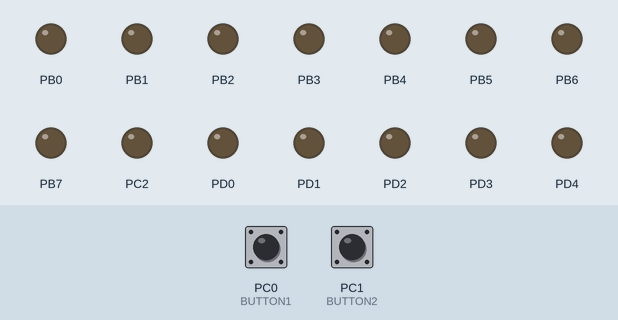
Bench run of a program on a simulated ATmega8, built with avr-gcc and emulated at 8 MHz. On the bench: output pins drawn as LEDs (lit = HIGH). Inputs (shaded band) come from the test bench; at power-on: PC0 (BUTTON1) HIGH, PC1 (BUTTON2) HIGH.

Above: at 1.2 s.
1.3 s: PC0 (BUTTON1) pulled LOW for 0.2 s
At 1.8 s:
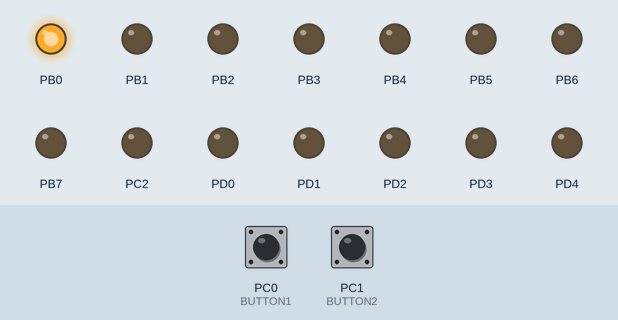
3.0 s: PC1 (BUTTON2) pulled LOW for 0.2 s
At 4.3 s:
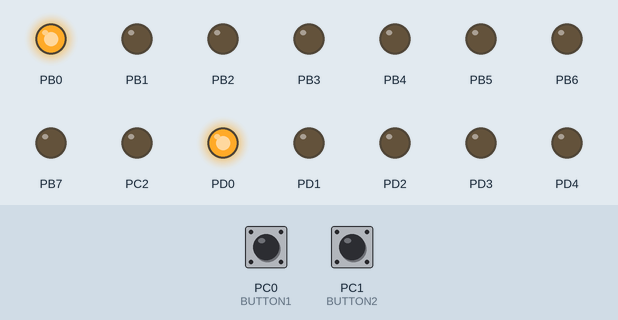
4.7 s: PC0 (BUTTON1) pulled LOW for 1 s
At 5.6 s:
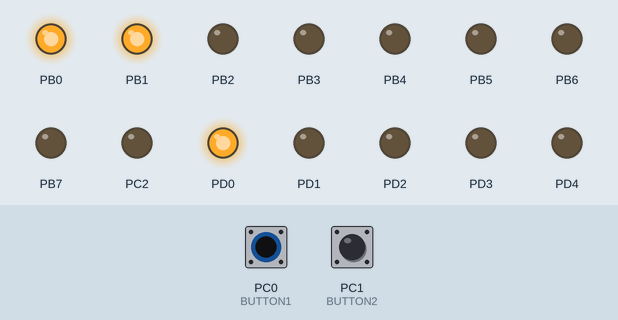
7.2 s: PC1 (BUTTON2) pulled LOW for 1 s
At 7.5 s:
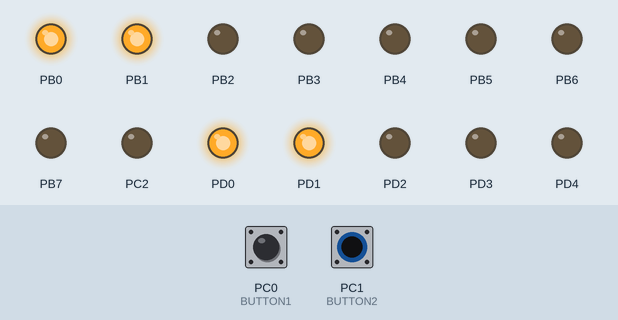
9.7 s: PC0 (BUTTON1) pulled LOW for 0.2 s
At 10.6 s:
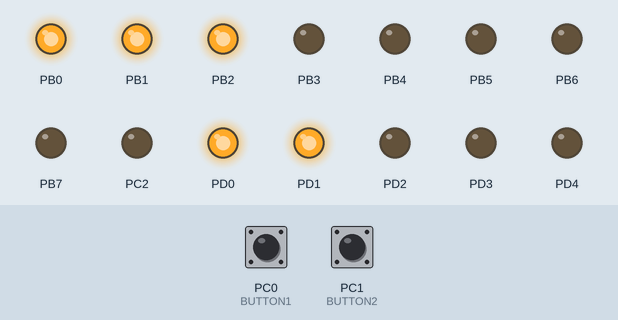
11.4 s: PC1 (BUTTON2) pulled LOW for 0.2 s
At 11.9 s:
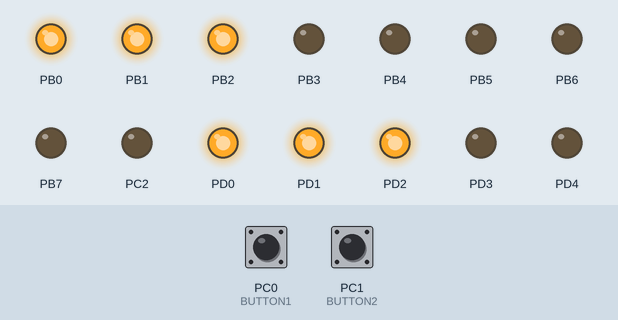
Timing chart, 0 to 14.1 s (numbered marks = the images above; inputs shaded):
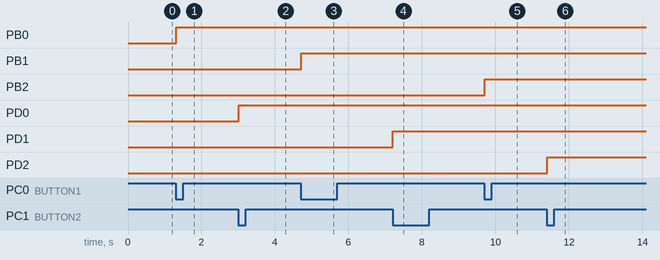

Measured:
- after the input at 1.3 s, PB0: LOW → HIGH at once
- after the input at 3.0 s, PD0: LOW → HIGH at once
- after the input at 4.7 s, PB1: LOW → HIGH at once
- after the input at 7.2 s, PD1: LOW → HIGH at once
- after the input at 9.7 s, PB2: LOW → HIGH at once
- after the input at 11.4 s, PD2: LOW → HIGH at once

The program:

main.c
```c
#ifndef F_CPU
#define F_CPU 8000000UL
#endif


#include <avr/io.h>
#include <util/delay.h>
#include <avr/sfr_defs.h>

#define BUTTON1 0 // PORT C to PIN 0
#define BUTTON2 1 // PORT C to PIN 1
#define MAX_LED_COUNT 16 // COUNT OF LEDS ON BOARD

void init_ports() {

	/************************************************************************/
	/* 1st led row                                                           */
	/************************************************************************/
	DDRB = 0xFF;
	PORTB = 0x00;


	/************************************************************************/
	/* 2nd led row                                                          */
	/************************************************************************/
	DDRD = 0xFF;
	PORTD = 0x00;

	/************************************************************************/
	/* buttons and led for player 1 and 2                                    */
	/************************************************************************/
	DDRC &= ~(1<<BUTTON1);
	DDRC &= ~(1<<BUTTON2);
	DDRC |= 1<<PC2;
	PORTC |= 1<<BUTTON1; // pull-up resistor on input PC0
	PORTC |= 1<<BUTTON2; // pull-up resistor on input PC1

}

unsigned char btn_state_one()
{
	if (bit_is_clear(PINC, BUTTON1)) {
		_delay_ms(10);
		return 1;
	}

	return 0;
}

unsigned char btn_state_second()
{
	if (bit_is_clear(PINC, BUTTON2)) {
		_delay_ms(10);
		return 1;
	}

	return 0;
}

void indicate_row_A()
{
	PORTB = 0xAA;
	_delay_ms(10);
	PORTB = 0x00;
	PORTB |= ~0xAA;
	_delay_ms(10);
}

void indicate_row_B()
{
	PORTD = 0xAA;
	_delay_ms(10);
	PORTD = 0x00;
	PORTD |= ~0xAA;
	_delay_ms(10);
}

int main(void)
{
	init_ports();

	uint8_t player_count_one = 0;
	uint8_t player_count_second = 0;
	uint8_t player_isPressed_one = 0;
	uint8_t player_isPressed_second = 0;

	while (1)
	{
		if (player_count_one == MAX_LED_COUNT / 2 && player_count_second != MAX_LED_COUNT / 2) {
			PORTC |= 1<<PC2;

			for (uint8_t i = 0; i < 7; i++)
			{
				indicate_row_A();
			}

			_delay_ms(100);

			player_count_one = 0;
			player_count_second = 0;

			PORTC &= ~(1<<PC2);
			PORTB = 0x00;
			PORTD = 0x00;
		}

		if (player_count_second == MAX_LED_COUNT / 2 && player_count_one != MAX_LED_COUNT / 2) {

			PORTC |= 1<<PC2;
			for (uint8_t i = 0; i < 7; i++)
			{
				indicate_row_B();
			}
			_delay_ms(100);

			player_count_second = 0;
			player_count_one = 0;

			PORTC &= ~(1<<PC2);
			PORTD = 0x00;
			PORTB = 0x00;
		}

		if (btn_state_one()) {
			if (player_isPressed_one == 0) {
				PORTB |= 1<<player_count_one;
				player_count_one++;
				player_isPressed_one = 1;
			}
			} else {
			player_isPressed_one = 0;
		}

		if (btn_state_second()) {
			if (player_isPressed_second == 0) {
				PORTD |= 1<<player_count_second;
				player_count_second++;
				player_isPressed_second = 1;
			}
			} else {
			player_isPressed_second = 0;
		}
	}
}
```
